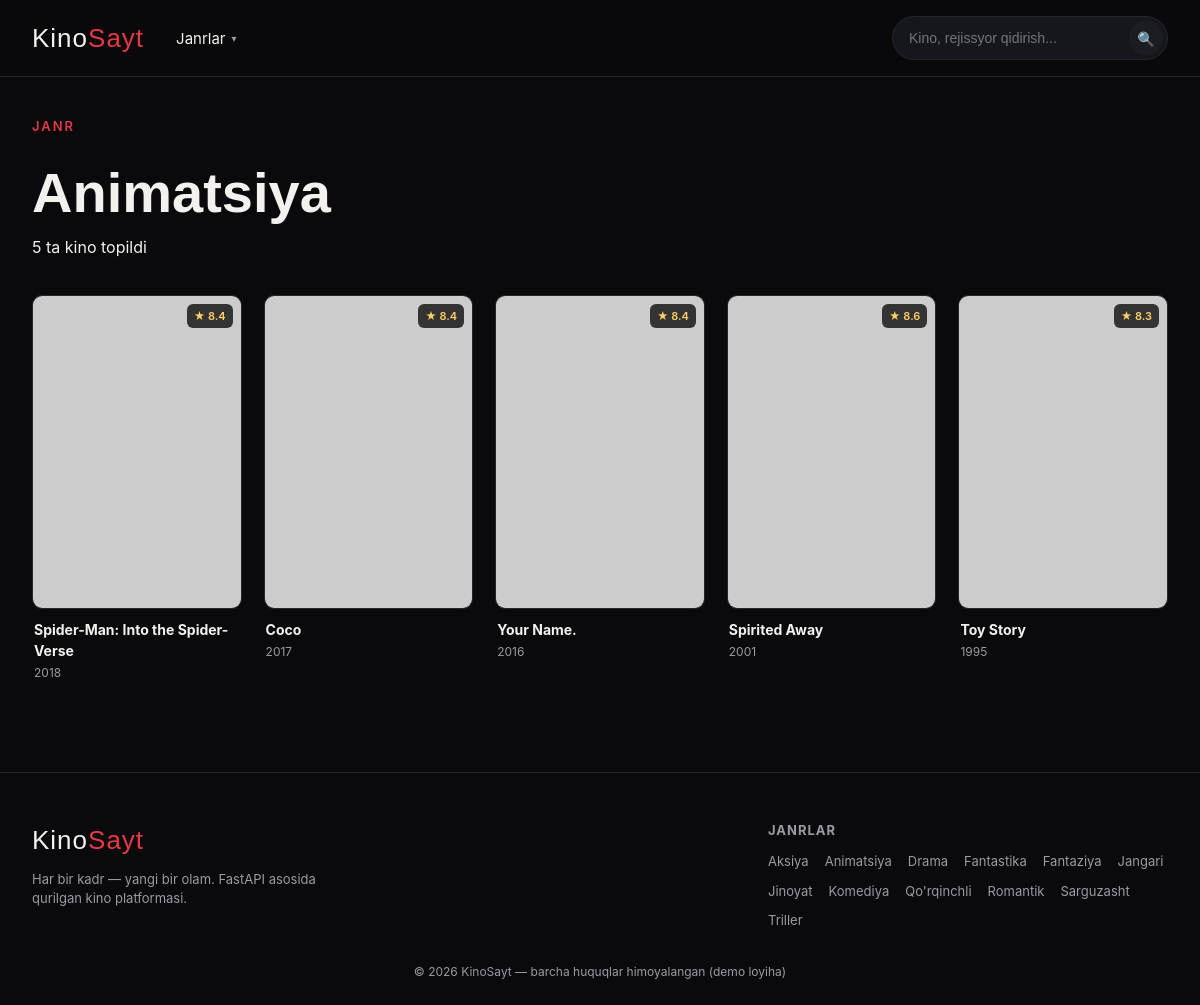
Page /genre/animatsiya on the committed database.
### app/models.py (models this page shows)
class Genre(Base):
    __tablename__ = "genres"
    id = Column(Integer, primary_key=True, index=True)
    name = Column(String(50), unique=True, nullable=False)
    slug = Column(String(50), unique=True, nullable=False)
    movies = relationship("Movie", secondary=movie_genre, back_populates="genres")

class Movie(Base):
    __tablename__ = "movies"
    id = Column(Integer, primary_key=True, index=True)
    title = Column(String(200), nullable=False, index=True)
    original_title = Column(String(200), nullable=True)
    year = Column(Integer, nullable=False)
    country = Column(String(100), nullable=True)
    duration_min = Column(Integer, nullable=True)
    rating = Column(Float, default=0.0)
    description = Column(Text, nullable=True)
    poster = Column(String(500), nullable=True)
    backdrop = Column(String(500), nullable=True)
    youtube_id = Column(String(50), nullable=True)
    director = Column(String(150), nullable=True)
    cast = Column(String(300), nullable=True)
    is_featured = Column(Integer, default=0)
    views = Column(Integer, default=0)
    genres = relationship("Genre", secondary=movie_genre, back_populates="movies")

### app/routers/pages.py (the view)
@router.get("/genre/{slug}", response_class=HTMLResponse)
async def genre_page(request: Request, slug: str, db: Session = Depends(get_db)):
    genre = db.query(Genre).filter(Genre.slug == slug).first()
    if not genre:
        raise HTTPException(status_code=404, detail="Janr topilmadi")
    genres = db.query(Genre).order_by(Genre.name).all()
    movies = genre.movies
    return templates.TemplateResponse(
        request, "genre.html",
        {"genre": genre, "movies": movies, "genres": genres},
    )

### app/templates/genre.html (shortened to what this page needs)
{% extends "base.html" %}
{% block content %}
<main class="page-wrap genre-page">
    <div class="page-title-block">
        <p class="eyebrow">Janr</p>
        <h1>{{ genre.name }}</h1>
        <p class="hero-sub">{{ movies|length }} ta kino topildi</p>
    </div>
    {% if movies %}
    <div class="movie-grid">
        {% for movie in movies %}
        <a href="/movie/{{ movie.id }}" class="movie-card">
            <div class="poster-wrap">
                <span class="rating-badge">&#9733; {{ movie.rating }}</span>
            </div>
            <div class="card-info">
                <h3>{{ movie.title }}</h3>
                <p>{{ movie.year }}</p>
            </div>
        </a>
        {% endfor %}
    </div>
    {% else %}
    <p class="no-results">Bu janrda hozircha kino yo'q.</p>
    {% endif %}
</main>
{% endblock %}

### app/templates/base.html (shortened to what this page needs)
<!DOCTYPE html>
<html lang="uz">
<head>
    <link rel="stylesheet" href="/static/css/style.css">
</head>
<body class="{% block body_class %}{% endblock %}">
    <header class="site-header">
        <div class="header-inner">
            <a href="/" class="logo">Kino<span>Sayt</span></a>
            <nav class="main-nav">
                <div class="nav-dropdown">
                    <button class="nav-link dropdown-toggle">Janrlar <span class="chev">&#9662;</span></button>
                </div>
            </nav>
            <form class="search-wrap" action="/search" method="get">
                <input type="text" name="q" placeholder="Kino, rejissyor qidirish..." autocomplete="off" value="{{ query|default('') }}">
                <button type="submit" aria-label="Qidirish">&#128269;</button>
            </form>
        </div>
    </header>
    {% block content %}{% endblock %}
    <footer class="site-footer">
        <div class="footer-inner">
            <div class="footer-brand">
                <span class="logo">Kino<span>Sayt</span></span>
                <p>Har bir kadr &mdash; yangi bir olam. FastAPI asosida qurilgan kino platformasi.</p>
            </div>
            <div class="footer-genres">
                <h4>Janrlar</h4>
                <div class="footer-genre-list">
                    {% for g in genres %}
                    <a href="/genre/{{ g.slug }}">{{ g.name }}</a>
                    {% endfor %}
                </div>
            </div>
        </div>
        <p class="copyright">&copy; 2026 KinoSayt &mdash; barcha huquqlar himoyalangan (demo loyiha)</p>
    </footer>
</body>
</html>

### app/static/css/style.css (style rules this page uses)
:root { --bg: #0a0a0d; --bg-elevated: #16171c; --bg-card: #1c1d23; --accent: #e63946; --accent-dim: #b3283344; --gold: #ffd166; --text: #f2f1ed; --text-dim: #9a9ba3; --border: #26272e; --display-font: 'Bebas Neue', 'Arial Narrow', sans-serif; --body-font: 'Inter', -apple-system, BlinkMacSystemFont, sans-serif; }
* { box-sizing: border-box; margin: 0; padding: 0; }
html { scroll-behavior: smooth; }
body { background: var(--bg); color: var(--text); font-family: var(--body-font); line-height: 1.5; }
a { text-decoration: none; color: inherit; }
button { font-family: inherit; cursor: pointer; }
.site-header { position: sticky; top: 0; z-index: 100; background: rgba(10, 10, 13, 0.85); backdrop-filter: blur(12px); border-bottom: 1px solid var(--border); }
.header-inner { max-width: 1280px; margin: 0 auto; padding: 16px 32px; display: flex; align-items: center; gap: 32px; }
.logo { font-family: var(--display-font); font-size: 26px; letter-spacing: 1px; white-space: nowrap; }
.logo span { color: var(--accent); }
.main-nav { position: relative; }
.nav-link { background: none; border: none; color: var(--text); font-size: 15px; display: flex; align-items: center; gap: 6px; padding: 8px 0; }
.chev { font-size: 10px; color: var(--text-dim); transition: transform 0.2s; }
.nav-dropdown { position: relative; }
.search-wrap { margin-left: auto; display: flex; align-items: center; background: var(--bg-elevated); border: 1px solid var(--border); border-radius: 999px; padding: 4px 4px 4px 16px; transition: border-color 0.2s; }
.search-wrap input { background: transparent; border: none; color: var(--text); font-size: 14px; width: 220px; outline: none; }
.search-wrap button { background: var(--bg-card); border: none; color: var(--text); width: 34px; height: 34px; border-radius: 50%; font-size: 14px; }
.eyebrow { color: var(--accent); font-size: 13px; letter-spacing: 2px; text-transform: uppercase; font-weight: 600; margin-bottom: 14px; }
.page-wrap { max-width: 1280px; margin: 0 auto; padding: 40px 32px 80px; }
.poster-wrap { position: relative; aspect-ratio: 2 / 3; overflow: hidden; background: #000; border-radius: 10px; border: 1px solid var(--border); transition: transform 0.25s ease, border-color 0.25s ease; }
.rating-badge { position: absolute; top: 8px; right: 8px; background: rgba(0,0,0,0.75); color: var(--gold); font-size: 11px; font-weight: 600; padding: 4px 7px; border-radius: 6px; }
.movie-grid { display: grid; grid-template-columns: repeat(auto-fill, minmax(190px, 1fr)); gap: 22px; }
.movie-card { display: block; }
.card-info { padding: 10px 2px; }
.card-info h3 { font-size: 14px; margin-bottom: 3px; }
.card-info p { font-size: 12px; color: var(--text-dim); }
.page-title-block { margin-bottom: 36px; }
.page-title-block h1 { font-family: var(--display-font); font-size: clamp(36px, 6vw, 56px); }
.site-footer { border-top: 1px solid var(--border); padding: 48px 32px 24px; }
.footer-inner { max-width: 1280px; margin: 0 auto; display: flex; justify-content: space-between; gap: 40px; flex-wrap: wrap; margin-bottom: 32px; }
.footer-brand p { color: var(--text-dim); font-size: 13px; margin-top: 10px; max-width: 320px; }
.footer-genres h4 { font-size: 13px; text-transform: uppercase; letter-spacing: 1px; color: var(--text-dim); margin-bottom: 12px; }
.footer-genre-list { display: flex; gap: 10px 16px; flex-wrap: wrap; max-width: 400px; }
.footer-genre-list a { font-size: 13px; color: var(--text-dim); }
.copyright { text-align: center; color: var(--text-dim); font-size: 12px; max-width: 1280px; margin: 0 auto; }

### rows in the picture
Genre: name "Animatsiya"
Movie: rating "8.4", title "Spider-Man: Into the Spider-Verse", year "2018"
Movie: rating "8.4", title "Coco", year "2017"
Movie: rating "8.4", title "Your Name.", year "2016"
Movie: rating "8.6", title "Spirited Away", year "2001"
Movie: rating "8.3", title "Toy Story", year "1995"
Genre: name "Aksiya"
Genre: name "Drama"
Genre: name "Fantastika"
Genre: name "Fantaziya"
Genre: name "Jangari"
Genre: name "Jinoyat"
Genre: name "Komediya"
Genre: name "Qo'rqinchli"
Genre: name "Romantik"
Genre: name "Sarguzasht"
Genre: name "Triller"

### other values in the picture
{{ movies|length }} "5"
